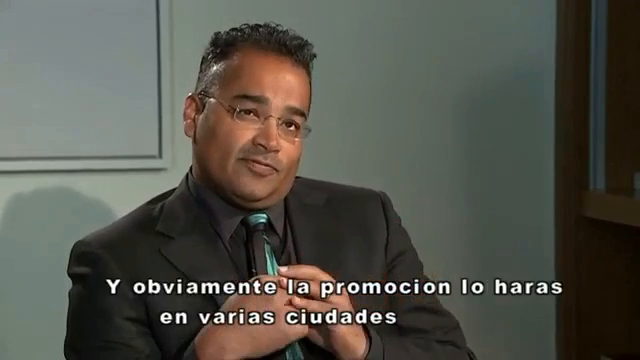
#> input picture frame 37 of VS Code(Alejandro R.R.)/OpenCV/video_robert.mp4, 640 x 360 px
$ jupyter execute --allow-errors opencv2.ipynb
#> lines starting #> are read from the running program, lines starting #| are printed output that depends on the picture
#> further down, frame is the input picture: shape (360, 640, 3); mean B, G, R 75.3, 83.8, 84.4
#> `gray = cv2.cvtColor(frame, cv2.COLOR_BGR2GRAY)`:
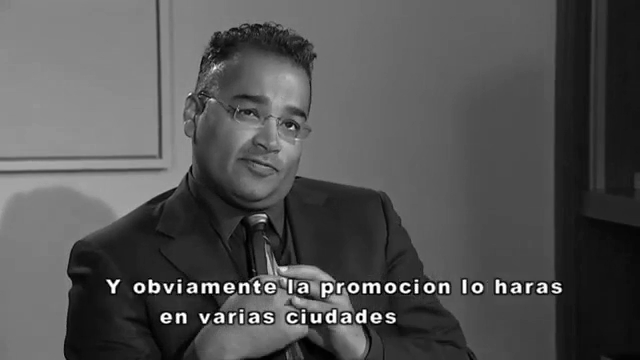
#> gray: shape (360, 640); min 0, max 255, mean 83
#> `faces = faceClassif.detectMultiScale(gray,1.3,5)`: faces = [[198, 59, 139, 139]]
[cell 1]
import cv2
import os
import numpy as np

dataPath = fr'C:\Users\alejandro.regueiroru\Desktop\CursoIA\VS Code(Alejandro R.R.)\OpenCV\famosos'
#> (the rest of this cell did not finish here and is left out)

#> (a cell that did not finish here is left out)

[cell 3]
# Métodos para entrenar el reconocedor
#face_recognizer = cv2.face.EigenFaceRecognizer_create()
#face_recognizer = cv2.face.FisherFaceRecognizer_create()
face_recognizer = cv2.face.LBPHFaceRecognizer_create()

[cell 4]
# Almacenando el modelo obtenido
#face_recognizer.write('modeloEigenFace.xml')
#face_recognizer.write('modeloFisherFace.xml')
face_recognizer.write('modeloLBPHFace.xml')
print("Modelo almacenado...")

[cell 5]
dataPath = fr'C:\Users\alejandro.regueiroru\Desktop\CursoIA\VS Code(Alejandro R.R.)\OpenCV\famosos'
#> (the rest of this cell did not finish here and is left out)

[cell 6]
cap = cv2.VideoCapture(0,cv2.CAP_DSHOW)
cap = cv2.VideoCapture('video_robert.mp4')

[cell 7]
faceClassif = cv2.CascadeClassifier(cv2.data.haarcascades+'haarcascade_frontalface_default.xml')

# Train the LBPH face recognizer
#> (the rest of this cell did not finish here and is left out)

#> (a cell that did not finish here is left out)


$ run again, starting later in the video
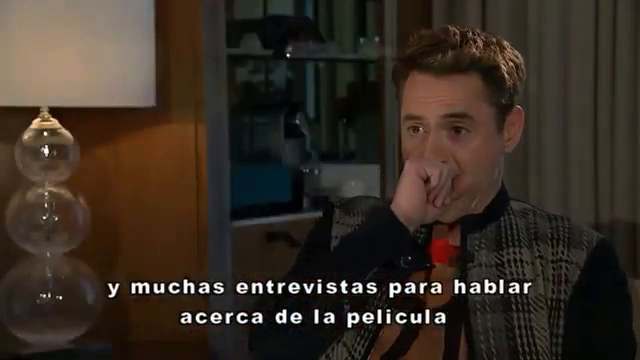
#> input picture frame 169 of VS Code(Alejandro R.R.)/OpenCV/video_robert.mp4, 640 x 360 px
#> frame is the input picture: shape (360, 640, 3); mean B, G, R 36.2, 45.5, 55.8
#> `gray = cv2.cvtColor(frame, cv2.COLOR_BGR2GRAY)`:
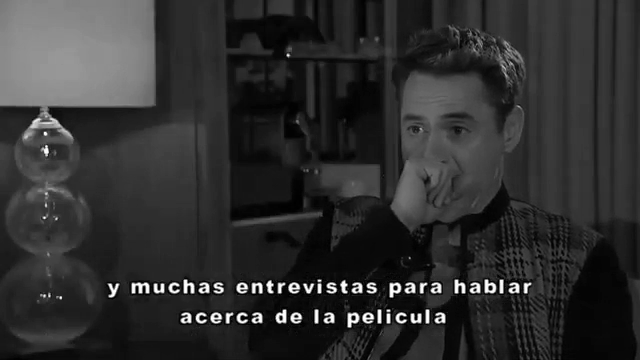
#> gray: shape (360, 640); min 0, max 255, mean 47.5
#> faces = [[377, 80, 122, 122]]

$ run again, starting later in the video
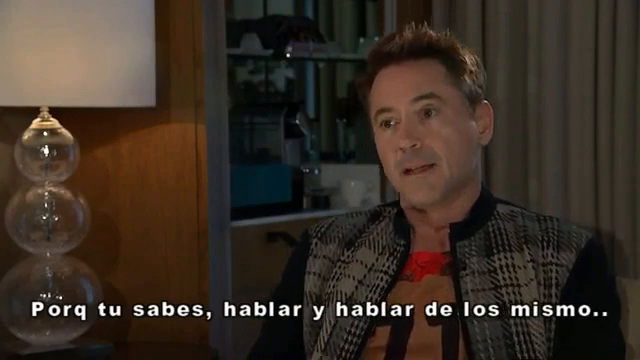
#> input picture frame 301 of VS Code(Alejandro R.R.)/OpenCV/video_robert.mp4, 640 x 360 px
#> frame is the input picture: shape (360, 640, 3); mean B, G, R 37.6, 47.6, 58.6
#> `gray = cv2.cvtColor(frame, cv2.COLOR_BGR2GRAY)`:
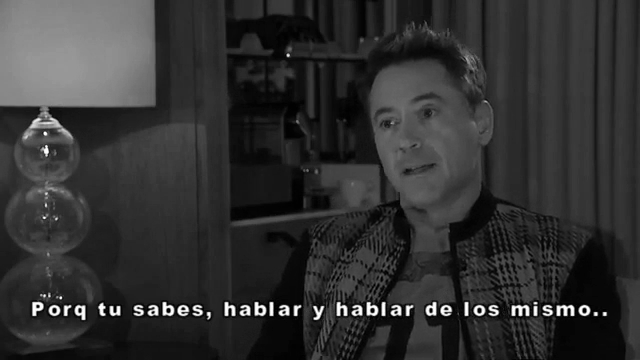
#> gray: shape (360, 640); min 0, max 255, mean 49.7
#> faces = [[351, 68, 121, 121]]
